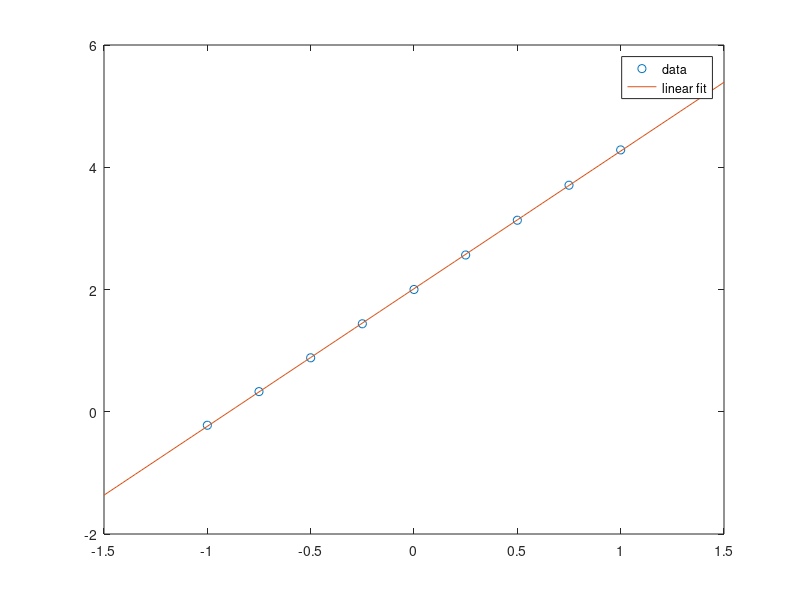

Here is the MATLAB script that generated this plot:
clear;clc;close all;
x=[-1.0 -0.75 -0.50 -0.25 0 0.25 0.50 0.75 1.00];
y=[-0.2209 0.3295 0.8826 1.4392 2.0003 2.5645 3.1334 3.7061 4.2836];
p=polyfit(x,y,1);
x1=linspace(-1.5,1.5);
y1=polyval(p,x1);
figure
plot(x,y,'o',x1,y1)
legend('data','linear fit')